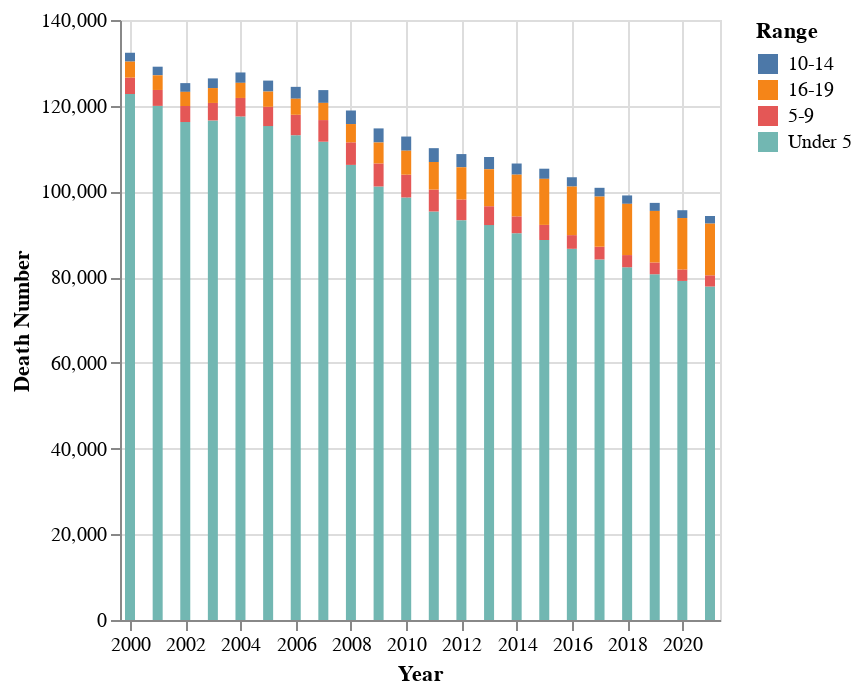

Source (notebook cell):
### Code cell
alt.Chart(fine).mark_bar().encode(
    alt.X("Year"),
    alt.Y("Death Number"),
    color="Range"
)

### Figure 1 — Vega-Lite specification as saved in the notebook (floating-point values rounded to 4 significant figures)
{"config": {"view": {"continuousWidth": 300, "continuousHeight": 300}}, "data": {"name": "data-61e52174da35887515977c8c7623a7da"}, "mark": {"type": "bar"}, "encoding": {"color": {"field": "Range", "type": "nominal"}, "x": {"field": "Year", "type": "temporal"}, "y": {"field": "Death Number", "type": "quantitative"}}, "$schema": "https://vega.github.io/schema/vega-lite/v5.16.3.json", "datasets": {"data-61e52174da35887515977c8c7623a7da": [{"Death Number": 122700.0, "Range": "Under 5", "Year": "2000-01-01T00:00:00", "Country": "Afghanistan"}, {"Death Number": 120000.0, "Range": "Under 5", "Year": "2001-01-01T00:00:00", "Country": "Afghanistan"}, {"Death Number": 116200.0, "Range": "Under 5", "Year": "2002-01-01T00:00:00", "Country": "Afghanistan"}, {"Death Number": 116600.0, "Range": "Under 5", "Year": "2003-01-01T00:00:00", "Country": "Afghanistan"}, {"Death Number": 117500.0, "Range": "Under 5", "Year": "2004-01-01T00:00:00", "Country": "Afghanistan"}, {"Death Number": 115300.0, "Range": "Under 5", "Year": "2005-01-01T00:00:00", "Country": "Afghanistan"}, {"Death Number": 113100.0, "Range": "Under 5", "Year": "2006-01-01T00:00:00", "Country": "Afghanistan"}, {"Death Number": 111600.0, "Range": "Under 5", "Year": "2007-01-01T00:00:00", "Country": "Afghanistan"}, {"Death Number": 106200.0, "Range": "Under 5", "Year": "2008-01-01T00:00:00", "Country": "Afghanistan"}, {"Death Number": 101200.0, "Range": "Under 5", "Year": "2009-01-01T00:00:00", "Country": "Afghanistan"}, {"Death Number": 98590.0, "Range": "Under 5", "Year": "2010-01-01T00:00:00", "Country": "Afghanistan"}, {"Death Number": 95320.0, "Range": "Under 5", "Year": "2011-01-01T00:00:00", "Country": "Afghanistan"}, {"Death Number": 93300.0, "Range": "Under 5", "Year": "2012-01-01T00:00:00", "Country": "Afghanistan"}, {"Death Number": 92150.0, "Range": "Under 5", "Year": "2013-01-01T00:00:00", "Country": "Afghanistan"}, {"Death Number": 90250.0, "Range": "Under 5", "Year": "2014-01-01T00:00:00", "Country": "Afghanistan"}, {"Death Number": 88670.0, "Range": "Under 5", "Year": "2015-01-01T00:00:00", "Country": "Afghanistan"}, {"Death Number": 86620.0, "Range": "Under 5", "Year": "2016-01-01T00:00:00", "Country": "Afghanistan"}, {"Death Number": 84130.0, "Range": "Under 5", "Year": "2017-01-01T00:00:00", "Country": "Afghanistan"}, {"Death Number": 82310.0, "Range": "Under 5", "Year": "2018-01-01T00:00:00", "Country": "Afghanistan"}, {"Death Number": 80680.0, "Range": "Under 5", "Year": "2019-01-01T00:00:00", "Country": "Afghanistan"}, {"Death Number": 79120.0, "Range": "Under 5", "Year": "2020-01-01T00:00:00", "Country": "Afghanistan"}, {"Death Number": 77810.0, "Range": "Under 5", "Year": "2021-01-01T00:00:00", "Country": "Afghanistan"}, {"Death Number": 3835.0, "Range": "5-9", "Year": "2000-01-01T00:00:00", "Country": "Afghanistan"}, {"Death Number": 3711.0, "Range": "5-9", "Year": "2001-01-01T00:00:00", "Country": "Afghanistan"}, {"Death Number": 3736.0, "Range": "5-9", "Year": "2002-01-01T00:00:00", "Country": "Afghanistan"}, {"Death Number": 4085.0, "Range": "5-9", "Year": "2003-01-01T00:00:00", "Country": "Afghanistan"}, {"Death Number": 4321.0, "Range": "5-9", "Year": "2004-01-01T00:00:00", "Country": "Afghanistan"}, {"Death Number": 4493.0, "Range": "5-9", "Year": "2005-01-01T00:00:00", "Country": "Afghanistan"}, {"Death Number": 4767.0, "Range": "5-9", "Year": "2006-01-01T00:00:00", "Country": "Afghanistan"}, {"Death Number": 5049.0, "Range": "5-9", "Year": "2007-01-01T00:00:00", "Country": "Afghanistan"}, {"Death Number": 5265.0, "Range": "5-9", "Year": "2008-01-01T00:00:00", "Country": "Afghanistan"}, {"Death Number": 5386.0, "Range": "5-9", "Year": "2009-01-01T00:00:00", "Country": "Afghanistan"}, {"Death Number": 5320.0, "Range": "5-9", "Year": "2010-01-01T00:00:00", "Country": "Afghanistan"}, {"Death Number": 5118.0, "Range": "5-9", "Year": "2011-01-01T00:00:00", "Country": "Afghanistan"}, {"Death Number": 4826.0, "Range": "5-9", "Year": "2012-01-01T00:00:00", "Country": "Afghanistan"}, {"Death Number": 4402.0, "Range": "5-9", "Year": "2013-01-01T00:00:00", "Country": "Afghanistan"}, {"Death Number": 3926.0, "Range": "5-9", "Year": "2014-01-01T00:00:00", "Country": "Afghanistan"}, {"Death Number": 3519.0, "Range": "5-9", "Year": "2015-01-01T00:00:00", "Country": "Afghanistan"}, {"Death Number": 3187.0, "Range": "5-9", "Year": "2016-01-01T00:00:00", "Country": "Afghanistan"}, {"Death Number": 2972.0, "Range": "5-9", "Year": "2017-01-01T00:00:00", "Country": "Afghanistan"}, {"Death Number": 2842.0, "Range": "5-9", "Year": "2018-01-01T00:00:00", "Country": "Afghanistan"}, {"Death Number": 2751.0, "Range": "5-9", "Year": "2019-01-01T00:00:00", "Country": "Afghanistan"}, {"Death Number": 2678.0, "Range": "5-9", "Year": "2020-01-01T00:00:00", "Country": "Afghanistan"}, {"Death Number": 2619.0, "Range": "5-9", "Year": "2021-01-01T00:00:00", "Country": "Afghanistan"}, {"Death Number": 2067.0, "Range": "10-14", "Year": "2000-01-01T00:00:00", "Country": "Afghanistan"}, {"Death Number": 2009.0, "Range": "10-14", "Year": "2001-01-01T00:00:00", "Country": "Afghanistan"}, {"Death Number": 2040.0, "Range": "10-14", "Year": "2002-01-01T00:00:00", "Country": "Afghanistan"}, {"Death Number": 2256.0, "Range": "10-14", "Year": "2003-01-01T00:00:00", "Country": "Afghanistan"}, {"Death Number": 2418.0, "Range": "10-14", "Year": "2004-01-01T00:00:00", "Country": "Afghanistan"}, {"Death Number": 2561.0, "Range": "10-14", "Year": "2005-01-01T00:00:00", "Country": "Afghanistan"}, {"Death Number": 2770.0, "Range": "10-14", "Year": "2006-01-01T00:00:00", "Country": "Afghanistan"}, {"Death Number": 2984.0, "Range": "10-14", "Year": "2007-01-01T00:00:00", "Country": "Afghanistan"}, {"Death Number": 3160.0, "Range": "10-14", "Year": "2008-01-01T00:00:00", "Country": "Afghanistan"}, {"Death Number": 3289.0, "Range": "10-14", "Year": "2009-01-01T00:00:00", "Country": "Afghanistan"}, {"Death Number": 3304.0, "Range": "10-14", "Year": "2010-01-01T00:00:00", "Country": "Afghanistan"}, {"Death Number": 3223.0, "Range": "10-14", "Year": "2011-01-01T00:00:00", "Country": "Afghanistan"}, {"Death Number": 3079.0, "Range": "10-14", "Year": "2012-01-01T00:00:00", "Country": "Afghanistan"}, {"Death Number": 2857.0, "Range": "10-14", "Year": "2013-01-01T00:00:00", "Country": "Afghanistan"}, {"Death Number": 2598.0, "Range": "10-14", "Year": "2014-01-01T00:00:00", "Country": "Afghanistan"}, {"Death Number": 2363.0, "Range": "10-14", "Year": "2015-01-01T00:00:00", "Country": "Afghanistan"}, {"Death Number": 2172.0, "Range": "10-14", "Year": "2016-01-01T00:00:00", "Country": "Afghanistan"}, {"Death Number": 2050.0, "Range": "10-14", "Year": "2017-01-01T00:00:00", "Country": "Afghanistan"}, {"Death Number": 1958.0, "Range": "10-14", "Year": "2018-01-01T00:00:00", "Country": "Afghanistan"}, {"Death Number": 1879.0, "Range": "10-14", "Year": "2019-01-01T00:00:00", "Country": "Afghanistan"}, {"Death Number": 1823.0, "Range": "10-14", "Year": "2020-01-01T00:00:00", "Country": "Afghanistan"}, {"Death Number": 1777.0, "Range": "10-14", "Year": "2021-01-01T00:00:00", "Country": "Afghanistan"}, {"Death Number": 3724.0, "Range": "16-19", "Year": "2000-01-01T00:00:00", "Country": "Afghanistan"}, {"Death Number": 3421.0, "Range": "16-19", "Year": "2001-01-01T00:00:00", "Country": "Afghanistan"}, {"Death Number": 3306.0, "Range": "16-19", "Year": "2002-01-01T00:00:00", "Country": "Afghanistan"}, {"Death Number": 3472.0, "Range": "16-19", "Year": "2003-01-01T00:00:00", "Country": "Afghanistan"}, {"Death Number": 3528.0, "Range": "16-19", "Year": "2004-01-01T00:00:00", "Country": "Afghanistan"}, {"Death Number": 3556.0, "Range": "16-19", "Year": "2005-01-01T00:00:00", "Country": "Afghanistan"}, {"Death Number": 3744.0, "Range": "16-19", "Year": "2006-01-01T00:00:00", "Country": "Afghanistan"}, {"Death Number": 4009.0, "Range": "16-19", "Year": "2007-01-01T00:00:00", "Country": "Afghanistan"}, {"Death Number": 4268.0, "Range": "16-19", "Year": "2008-01-01T00:00:00", "Country": "Afghanistan"}, {"Death Number": 4878.0, "Range": "16-19", "Year": "2009-01-01T00:00:00", "Country": "Afghanistan"}, {"Death Number": 5593.0, "Range": "16-19", "Year": "2010-01-01T00:00:00", "Country": "Afghanistan"}, {"Death Number": 6434.0, "Range": "16-19", "Year": "2011-01-01T00:00:00", "Country": "Afghanistan"}, {"Death Number": 7517.0, "Range": "16-19", "Year": "2012-01-01T00:00:00", "Country": "Afghanistan"}, {"Death Number": 8632.0, "Range": "16-19", "Year": "2013-01-01T00:00:00", "Country": "Afghanistan"}, {"Death Number": 9738.0, "Range": "16-19", "Year": "2014-01-01T00:00:00", "Country": "Afghanistan"}, {"Death Number": 10750.0, "Range": "16-19", "Year": "2015-01-01T00:00:00", "Country": "Afghanistan"}, {"Death Number": 11330.0, "Range": "16-19", "Year": "2016-01-01T00:00:00", "Country": "Afghanistan"}, {"Death Number": 11700.0, "Range": "16-19", "Year": "2017-01-01T00:00:00", "Country": "Afghanistan"}, {"Death Number": 11960.0, "Range": "16-19", "Year": "2018-01-01T00:00:00", "Country": "Afghanistan"}, {"Death Number": 12020.0, "Range": "16-19", "Year": "2019-01-01T00:00:00", "Country": "Afghanistan"}, {"Death Number": 12000.0, "Range": "16-19", "Year": "2020-01-01T00:00:00", "Country": "Afghanistan"}, {"Death Number": 12060.0, "Range": "16-19", "Year": "2021-01-01T00:00:00", "Country": "Afghanistan"}]}}
